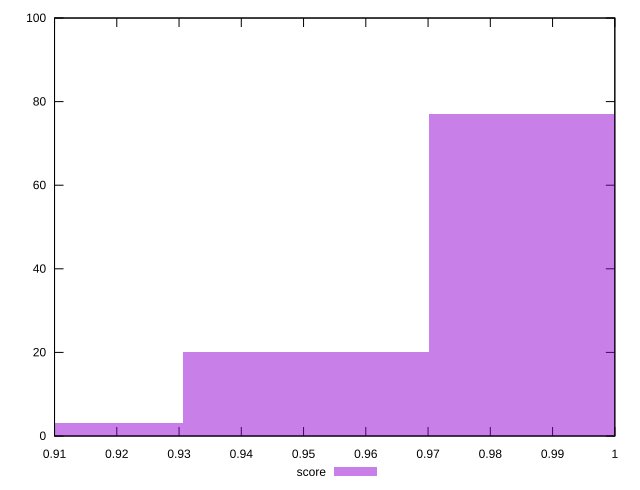

Here is the gnuplot script that generated this plot:
reset

$score <<EOF
0.9899972192929395 77
0.9503973305212219 20
0.9107974417495043 3
EOF

set key outside below
set boxwidth 0.03959988877171758
set xrange [0.91:1]
set yrange [0:100]
set trange [0:100]
set style fill transparent solid 0.5 noborder
set terminal svg size 640, 490 enhanced background rgb 'white'
set output "report_00015_2021-02-09T16-11-33.973Z/bootup-time/samples/pages+cached+noadtech+nomedia/score/histogram.svg"

plot $score title "score" with boxes

reset
